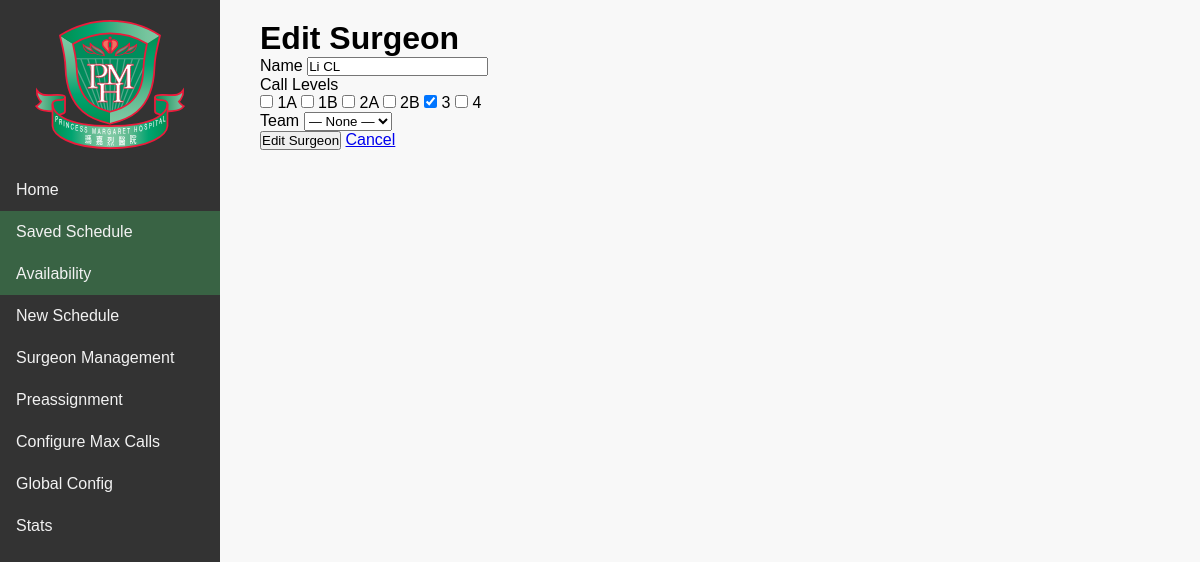
Page /surgeons/edit/14 on the earlier database version.
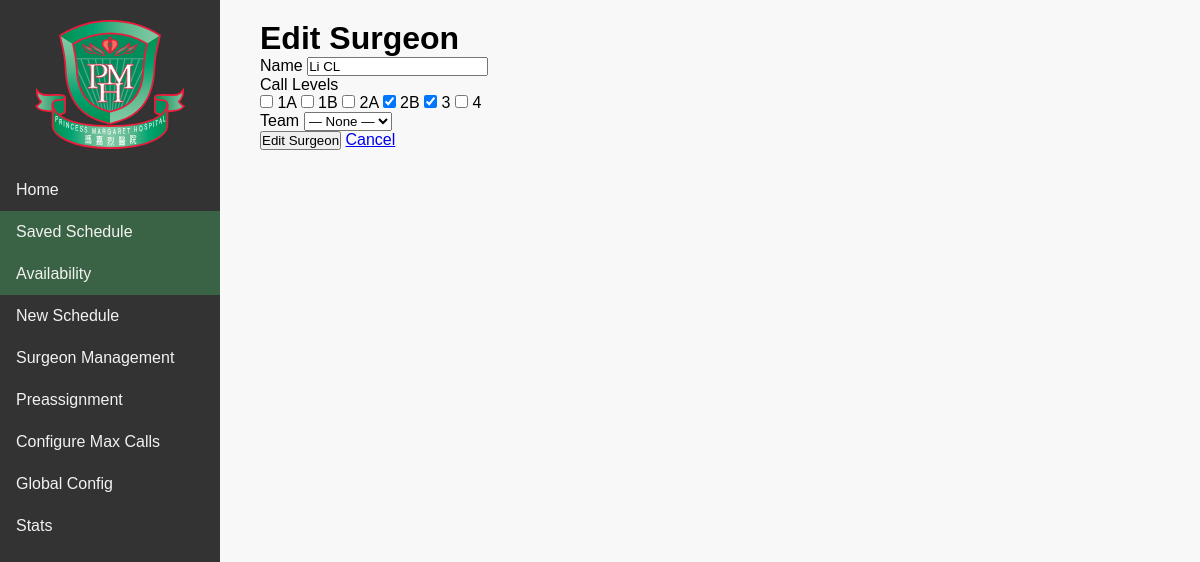
Same page on the later database version.
### tables this page shows
CREATE TABLE surgeons (
                id INTEGER PRIMARY KEY AUTOINCREMENT,
                name TEXT NOT NULL,
                call_levels TEXT NOT NULL
            , nlth INTEGER NOT NULL DEFAULT 0);

### app.py (the view, shortened to what this page needs)
    @app.route('/surgeons/edit/<int:surgeon_id>', methods=['GET', 'POST'])
    def edit_surgeon(surgeon_id):
        db = get_db()
        row = db.execute(
            text("SELECT * FROM surgeons WHERE id = :id"),
            {"id": surgeon_id}
        ).fetchone()
        if not row:
            flash("Surgeon not found!")
            return redirect(url_for('list_surgeons'))
        surgeon = dict(row)
        return render_template('surgeon_form.html', surgeon=surgeon, action="Edit")

### helper.py (called while the page is built)
def get_db() -> Connection:
    if '_db' not in g:
        g._db = ENGINE.connect()
    return g._db

### templates/surgeon_form.html (shortened to what this page needs)
{% extends 'base.html' %}
{% block content %}
  <h1 class="text-2xl font-bold mb-4">{{ action }} Surgeon</h1>
  <form method="post" class="space-y-4">
    <div>
      <label for="name" class="block font-medium">Name</label>
      <input type="text" id="name" name="name" value="{{ surgeon.name or '' }}" required class="w-full p-2 border rounded" />
    </div>
    <div>
      <span class="block font-medium">Call Levels</span>
      <div class="flex flex-wrap gap-2 mt-1">
        {% for lvl in ['1A','1B','2A','2B','3','4'] %}
          <label class="inline-flex items-center">
            <input type="checkbox" name="call_levels" value="{{ lvl }}" {% if lvl in surgeon.call_levels.split(',') %}checked{% endif %} class="mr-1" />
            {{ lvl }}
          </label>
        {% endfor %}
      </div>
    </div>
    <div>
      <label for="team" class="block font-medium">Team</label>
      <select id="team" name="team" class="w-full p-2 border rounded mt-1">
        <option value="" {% if not surgeon.team %}selected{% endif %}>&mdash; None &mdash;</option>
      </select>
    </div>
    <div class="flex space-x-2">
      <button type="submit" class="px-4 py-2 bg-indigo-600 text-white rounded hover:bg-indigo-700">{{ action }} Surgeon</button>
      <a href="{{ url_for('list_surgeons') }}" class="px-4 py-2 bg-gray-300 rounded hover:bg-gray-400">Cancel</a>
    </div>
  </form>
{% endblock %}

Differences in the rows shown:
changed surgeons "Li CL": call_levels "☐" → "☑"
